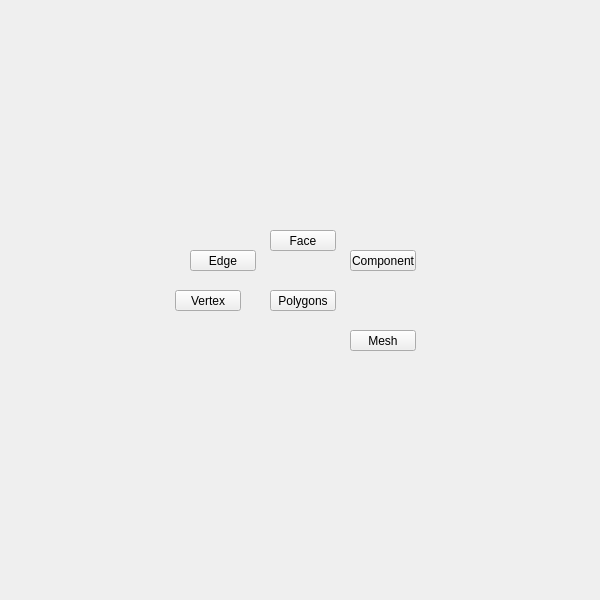
<?xml version="1.0" encoding="UTF-8"?>
<ui version="4.0">
 <class>QtUi</class>
 <widget class="QMainWindow" name="QtUi">
  <property name="enabled">
   <bool>true</bool>
  </property>
  <property name="geometry">
   <rect>
    <x>0</x>
    <y>0</y>
    <width>600</width>
    <height>600</height>
   </rect>
  </property>
  <property name="sizePolicy">
   <sizepolicy hsizetype="Ignored" vsizetype="Ignored">
    <horstretch>0</horstretch>
    <verstretch>0</verstretch>
   </sizepolicy>
  </property>
  <property name="minimumSize">
   <size>
    <width>0</width>
    <height>0</height>
   </size>
  </property>
  <property name="maximumSize">
   <size>
    <width>600</width>
    <height>600</height>
   </size>
  </property>
  <property name="cursor">
   <cursorShape>ArrowCursor</cursorShape>
  </property>
  <property name="windowTitle">
   <string>Toolkit</string>
  </property>
  <property name="toolButtonStyle">
   <enum>Qt::ToolButtonIconOnly</enum>
  </property>
  <property name="tabShape">
   <enum>QTabWidget::Triangular</enum>
  </property>
  <property name="dockNestingEnabled">
   <bool>true</bool>
  </property>
  <property name="dockOptions">
   <set>QMainWindow::AllowNestedDocks|QMainWindow::AllowTabbedDocks|QMainWindow::AnimatedDocks|QMainWindow::ForceTabbedDocks</set>
  </property>
  <widget class="QWidget" name="mainWindow">
   <property name="sizePolicy">
    <sizepolicy hsizetype="Ignored" vsizetype="Ignored">
     <horstretch>0</horstretch>
     <verstretch>0</verstretch>
    </sizepolicy>
   </property>
   <widget class="QPushButton" name="i010">
    <property name="geometry">
     <rect>
      <x>270</x>
      <y>290</y>
      <width>66</width>
      <height>21</height>
     </rect>
    </property>
    <property name="minimumSize">
     <size>
      <width>0</width>
      <height>21</height>
     </size>
    </property>
    <property name="maximumSize">
     <size>
      <width>16777215</width>
      <height>21</height>
     </size>
    </property>
    <property name="whatsThis">
     <string>polygons</string>
    </property>
    <property name="text">
     <string>Polygons</string>
    </property>
   </widget>
   <widget class="QPushButton" name="i004">
    <property name="geometry">
     <rect>
      <x>350</x>
      <y>330</y>
      <width>66</width>
      <height>21</height>
     </rect>
    </property>
    <property name="minimumSize">
     <size>
      <width>0</width>
      <height>21</height>
     </size>
    </property>
    <property name="maximumSize">
     <size>
      <width>16777215</width>
      <height>21</height>
     </size>
    </property>
    <property name="whatsThis">
     <string>polygons_mesh</string>
    </property>
    <property name="text">
     <string>Mesh</string>
    </property>
   </widget>
   <widget class="QPushButton" name="i000">
    <property name="geometry">
     <rect>
      <x>175</x>
      <y>290</y>
      <width>66</width>
      <height>21</height>
     </rect>
    </property>
    <property name="minimumSize">
     <size>
      <width>0</width>
      <height>21</height>
     </size>
    </property>
    <property name="maximumSize">
     <size>
      <width>16777215</width>
      <height>21</height>
     </size>
    </property>
    <property name="whatsThis">
     <string>polygons_vertex</string>
    </property>
    <property name="text">
     <string>Vertex</string>
    </property>
   </widget>
   <widget class="QPushButton" name="i002">
    <property name="geometry">
     <rect>
      <x>190</x>
      <y>250</y>
      <width>66</width>
      <height>21</height>
     </rect>
    </property>
    <property name="minimumSize">
     <size>
      <width>0</width>
      <height>21</height>
     </size>
    </property>
    <property name="maximumSize">
     <size>
      <width>16777215</width>
      <height>21</height>
     </size>
    </property>
    <property name="whatsThis">
     <string>polygons_edge</string>
    </property>
    <property name="text">
     <string>Edge</string>
    </property>
   </widget>
   <widget class="QPushButton" name="i003">
    <property name="geometry">
     <rect>
      <x>270</x>
      <y>230</y>
      <width>66</width>
      <height>21</height>
     </rect>
    </property>
    <property name="minimumSize">
     <size>
      <width>0</width>
      <height>21</height>
     </size>
    </property>
    <property name="maximumSize">
     <size>
      <width>16777215</width>
      <height>21</height>
     </size>
    </property>
    <property name="whatsThis">
     <string>polygons_face</string>
    </property>
    <property name="text">
     <string>Face</string>
    </property>
   </widget>
   <widget class="QPushButton" name="i011">
    <property name="geometry">
     <rect>
      <x>350</x>
      <y>250</y>
      <width>66</width>
      <height>21</height>
     </rect>
    </property>
    <property name="minimumSize">
     <size>
      <width>0</width>
      <height>21</height>
     </size>
    </property>
    <property name="maximumSize">
     <size>
      <width>16777215</width>
      <height>21</height>
     </size>
    </property>
    <property name="whatsThis">
     <string>polygons_component</string>
    </property>
    <property name="text">
     <string>Component</string>
    </property>
   </widget>
  </widget>
 </widget>
 <resources/>
 <connections/>
 <designerdata>
  <property name="gridDeltaX">
   <number>5</number>
  </property>
  <property name="gridDeltaY">
   <number>10</number>
  </property>
  <property name="gridSnapX">
   <bool>true</bool>
  </property>
  <property name="gridSnapY">
   <bool>true</bool>
  </property>
  <property name="gridVisible">
   <bool>true</bool>
  </property>
 </designerdata>
</ui>
